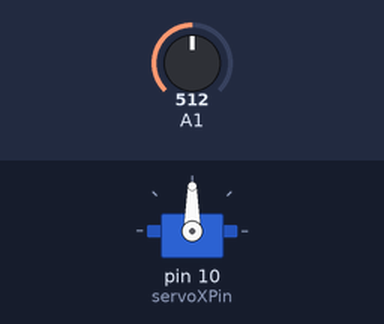
Recording of a sketch running on a simulated Arduino Uno, built with avr-gcc and run on an emulated ATmega328P. Parts: servo. The test bench sets the inputs (shaded band); at power-on: A1 = 512.

Above: at 1.2 s.
1.3 s: A1 set to 716
At 1.8 s:
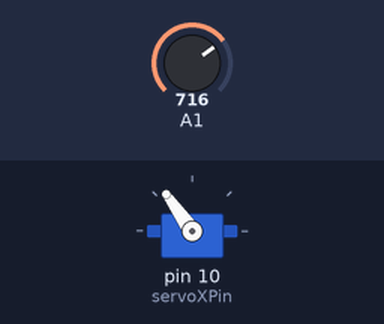
2.8 s: A1 set to 900
At 4.0 s:
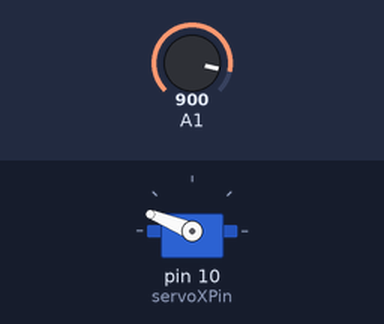
4.3 s: A1 set to 1023
At 5.3 s:
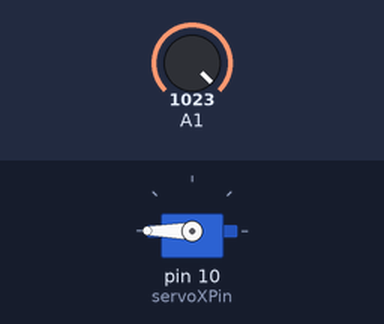
5.8 s: A1 set to 306
At 6.4 s:
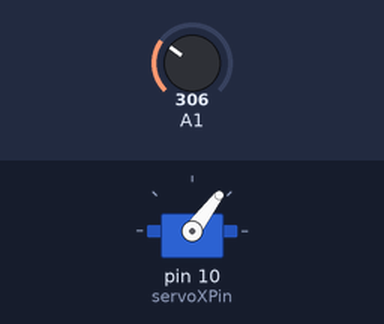
7.3 s: A1 set to 122
At 7.6 s:
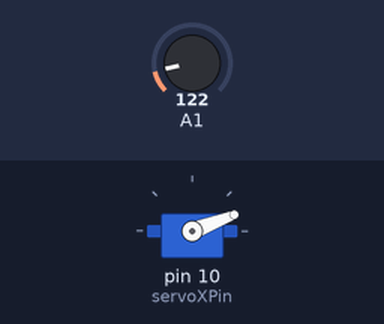
Timing chart, 0 to 9.8 s (numbered marks = the images above; inputs shaded):
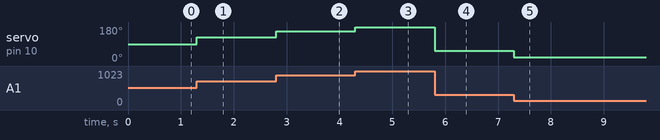

Measured:
- after the input at 1.3 s, servo on pin 10 (servoXPin): 90° → 125° at once
- after the input at 2.8 s, servo on pin 10 (servoXPin): 125° → 158° at once
- after the input at 4.3 s, servo on pin 10 (servoXPin): 158° → 180° at once
- after the input at 5.8 s, servo on pin 10 (servoXPin): 180° → 53° at once
- after the input at 7.3 s, servo on pin 10 (servoXPin): 53° → 21° at once

The sketch:

3_axis_laser2.ino
```cpp
#include <Servo.h>

Servo servoX;  // create servo object to control an X axis servo
Servo servoY;  // and for Y

// (a maximum of eight servo objects can be created!)
int potPin = 1;
//int servoPin1 = 10;
int val = 0;
int servoXPin = 10;  // what pins are our servos connected to?
int servoYPin = 11;

int posX = 0;    // variable to store the servo position
int posY = 0;    // variable to store the other servo position

void setup() {
  Serial.begin(9600);  // we're gonna use serial comm.

  // "attach" servos
  servoY.attach(servoXPin);  // attaches the servo on pin 10 to the servo object
  //servoX.attach(servoYPin);  // attaches the servo on pin 11 to the servo object
}

void loop() {
  val = analogRead(1);
  int valmap = map(val, 0, 1023, 0, 180);

  // "write" for a servo motor just tells it what angle to go to
  //servoX.write(valmap);
  servoY.write(valmap);

}
```
